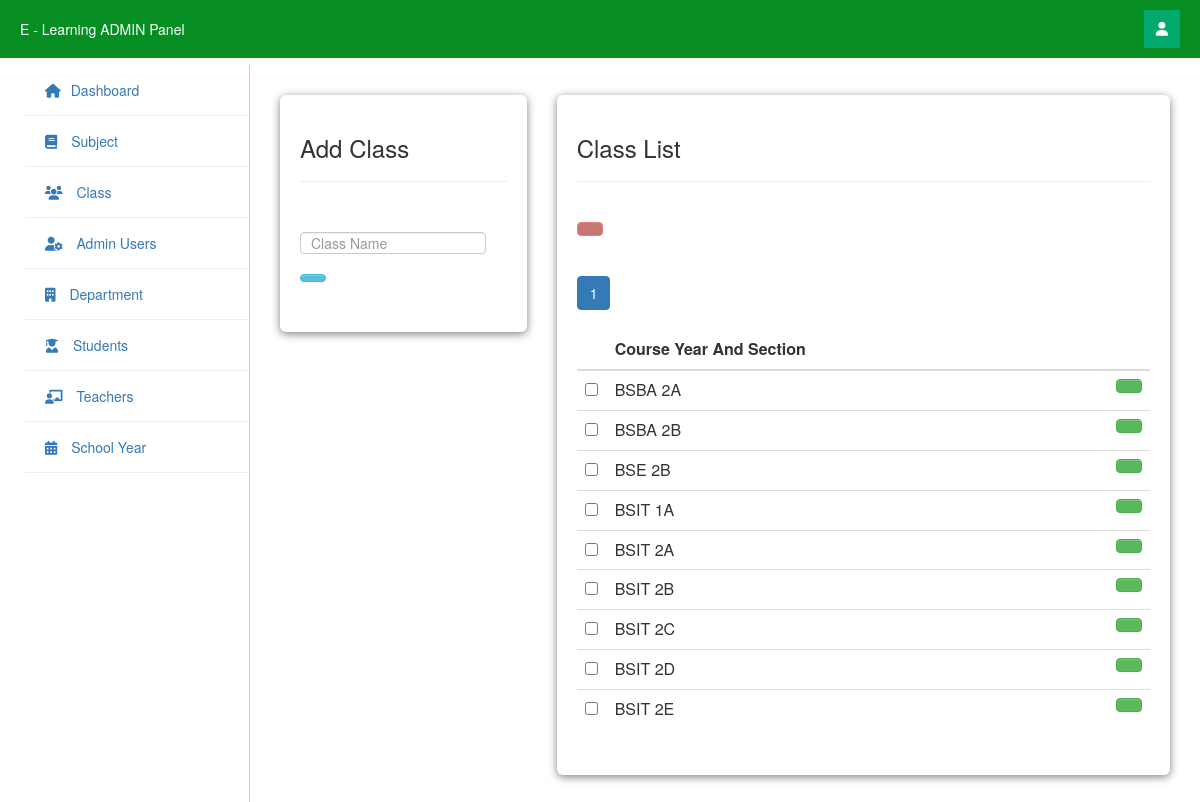
Screenshot of /php/admin/class.php (signed in) with the database file from the repository.
### tables this page shows
CREATE TABLE `class` (
  `class_id` int(11) NOT NULL,
  `class_name` varchar(255) NOT NULL
);

### php/admin/class.php (the view, shortened to what this page needs)
<?php include "navbar.php" ?>
<?php include "sidebar.php" ?>
<html>
<body class="column_style">
    <div class="main">
        <div class="card1">
            <h3>Add Class</h3>
            <hr>
            <br>
            <div class="stats-grid">
                <form method="post">
                    <div class="control-group">
                        <div class="controls">
                            <input name="class_name" class="input focused" id="focusedInput" type="text"
                                placeholder="Class Name" required>
                        </div>
                    </div>
                    <div class="control-group">
                        <div class="controls">
                            <button name="save" class="btn btn-info"></button>
                        </div>
                    </div>
                </form>
            </div>
        </div>
        <div class="card2">
            <h3>Class List</h3>
            <hr>
            <br>
            <div class="stats-grid">
                <form action="delete_class.php" method="post">
                    <table cellpadding="0" cellspacing="0" border="0" class="table" id="example">
                        <a data-toggle="modal" href="#class_delete" id="deleteBtn" class="btn btn-danger"
                            name=""><ion-icon name="trash-outline"></ion-icon></a>
                        <thead>
                            <tr>
                                <th></th>
                                <th>Course Year And Section</th>
                                <th></th>
                            </tr>
                        </thead>
                        <tbody>
                            <?php
                            $limit = 10;
                            $page = isset($_GET['page']) ? (int) $_GET['page'] : 1;
                            $start = ($page - 1) * $limit;
                            $query = mysqli_query($conn, "SELECT * FROM class ORDER BY class_name ASC, class_id ASC LIMIT $start, $limit");
                            $result = mysqli_query($conn, "SELECT COUNT(class_id) AS total FROM class");
                            $row = mysqli_fetch_assoc($result);
                            $total = $row['total'];
                            $pages = ceil($total / $limit);
                            ?>
                            <div style="margin-top: 20px;">
                                <nav>
                                    <ul class="pagination">
                                        <?php for ($i = 1; $i <= $pages; $i++): ?>
                                            <li <?php if ($i == $page)
                                                echo 'class="active"'; ?>>
                                                <a href="?page=<?php echo $i; ?>"><?php echo $i; ?></a>
                                            </li>
                                        <?php endfor; ?>
                                    </ul>
                                </nav>
                            </div>
                            <?php
                            while ($class_row = mysqli_fetch_array($query)) {
                                $id = $class_row['class_id'];
                                ?>
                                <tr>
                                    <td width="30">
                                        <input class="optionsCheckbox" name="selector[]" type="checkbox"
                                            value="<?php echo $id; ?>">
                                    </td>
                                    <td><?php echo $class_row['class_name']; ?></td>
                                    <td width="40"><a href="edit_class.php<?php echo '?id=' . $id; ?>"
                                            class="btn btn-success"><ion-icon name="create-outline"></ion-icon> </a></td>
                                </tr>
                            <?php } ?>
                        </tbody>
                    </table>
                </form>
            </div>
        </div>
    </div>
</body>
</html>

### php/admin/assets/datatables.css (style rules this page uses)
table.table { clear: both; margin-bottom: 6px !important; max-width: none !important; }

### php/admin/assets/style.css (style rules this page uses)
* { margin: 0; padding: 0; box-sizing: border-box; }
.controls .btn { height: 30px; width: 50px; }

### php/admin/assets/dashboard_style.css (style rules this page uses)
* { box-sizing: border-box; margin: 0; padding: 0; }
body { font-family: Arial, sans-serif; background: #f5f5f5; padding-top: 65px; }
.main { margin-left: 250px; padding: 30px; }
.stats-grid { display: grid; grid-template-columns: repeat(auto-fit, minmax(180px, 1fr)); gap: 20px; }
.column_style .main { display: flex; flex-direction: row; margin-left: 250px; padding: 30px; }
.column_style .card1 { background: rgb(255, 255, 255); padding: 20px; border-radius: 6px; box-shadow: 0 2px 8px rgba(0, 0, 0, 0.5); width: 350px; height: fit-content; }
.column_style .card2 { background: rgb(255, 255, 255); padding: 20px; border-radius: 6px; box-shadow: 0 2px 8px rgba(0, 0, 0, 0.5); width: 900px; height: auto; margin-left: 30px; }
.column_style .stats-grid { display: grid; grid-template-columns: repeat(auto-fit, minmax(180px, 1fr)); gap: 20px; }
a { color: #0060b6; text-decoration: none; }
input[type="text"], input[type="password"] { width: 90%; padding: 10px; margin: 10px 0; }

### php/admin/sidebar.php (style rules this page uses)
a { text-decoration: none; }

### rows the page displays
class: class_name "BSBA 2A"
class: class_name "BSBA 2B"
class: class_name "BSE 2B"
class: class_name "BSIT 1A"
class: class_name "BSIT 2A"
class: class_name "BSIT 2B"
class: class_name "BSIT 2C"
class: class_name "BSIT 2D"
class: class_name "BSIT 2E"
